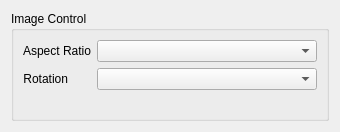
<?xml version="1.0" encoding="UTF-8"?>
<ui version="4.0">
 <class>LegacyImageControlWidget</class>
 <widget class="QWidget" name="LegacyImageControlWidget">
  <property name="geometry">
   <rect>
    <x>0</x>
    <y>0</y>
    <width>340</width>
    <height>132</height>
   </rect>
  </property>
  <layout class="QVBoxLayout" name="verticalLayout">
   <item>
    <widget class="QGroupBox" name="imageControlGroupBox">
     <property name="title">
      <string>Image Control</string>
     </property>
     <property name="flat">
      <bool>true</bool>
     </property>
     <layout class="QFormLayout" name="formLayout">
      <item row="0" column="0">
       <widget class="QLabel" name="aspectRatioLabel">
        <property name="text">
         <string>Aspect Ratio</string>
        </property>
        <property name="alignment">
         <set>Qt::AlignRight|Qt::AlignTrailing|Qt::AlignVCenter</set>
        </property>
       </widget>
      </item>
      <item row="0" column="1">
       <widget class="QComboBox" name="aspectRatioComboBox"/>
      </item>
      <item row="1" column="0">
       <widget class="QLabel" name="rotationLabel">
        <property name="text">
         <string>Rotation</string>
        </property>
        <property name="alignment">
         <set>Qt::AlignRight|Qt::AlignTrailing|Qt::AlignVCenter</set>
        </property>
       </widget>
      </item>
      <item row="1" column="1">
       <widget class="QComboBox" name="rotationComboBox"/>
      </item>
     </layout>
    </widget>
   </item>
  </layout>
 </widget>
 <resources/>
 <connections/>
</ui>
